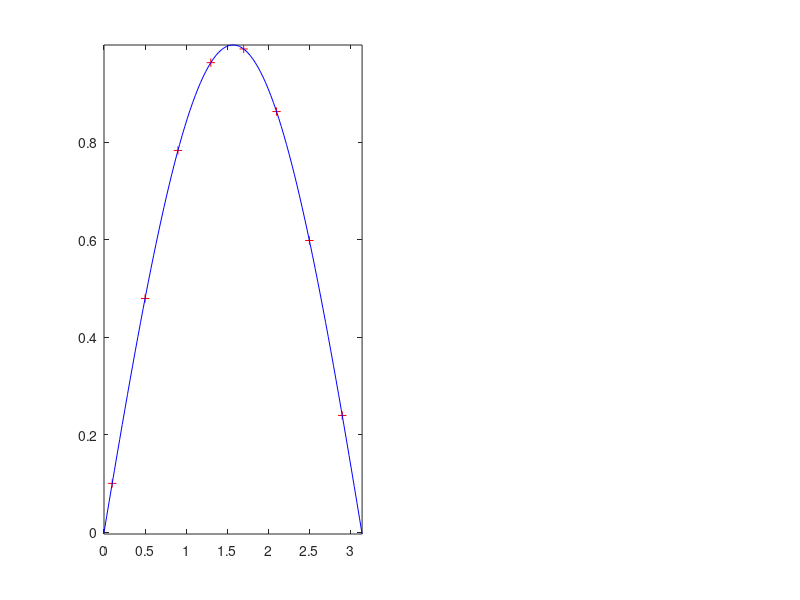

This figure's MATLAB source: (Note: this script raises an error after producing the figure.)
x = 0.1:0.4:pi-0.2; 
y = sin(x); 
subplot(1,2,1)
xi=linspace(0,pi,100);
yi=spline(x,y,xi);
plot(x,y,'r+',xi,yi,'b-'); 
axis tight
title('\bfsplines cubiques', 'fonts',14);xi=linspace(0,pi,100);
subplot(1,2,2)
yi=interp1(x,y,xi,'spline');
plot(x,y,'r+',xi,yi,'b-'); 
title('\bfinterp1 : ''spline''', 'fonts',14);
axis tight
